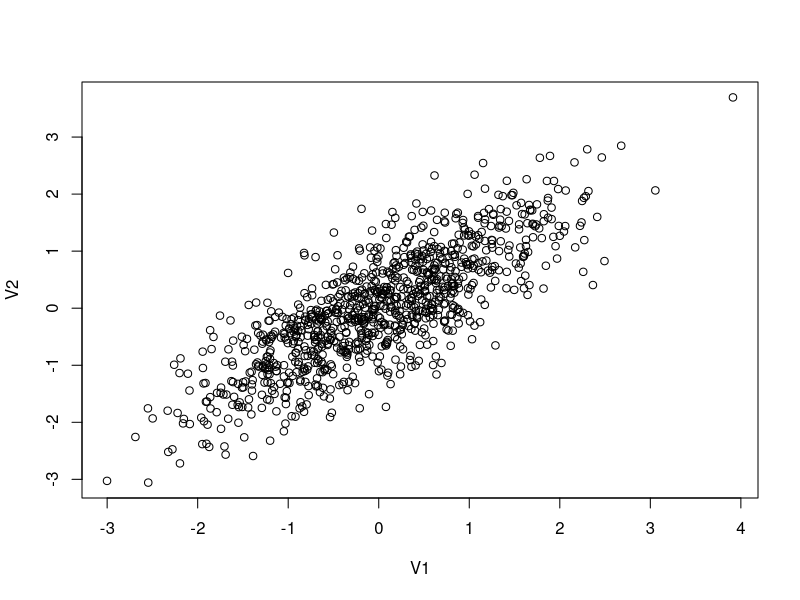

Write R code to recreate this figure.
## ---- chunk 1
knitr::opts_chunk$set(echo = TRUE)
## ---- chunk 2
#This is a comment, alone in a chunk. 

## ---- chunk 3
library(MASS)
library(ggplot2)

out <- as.data.frame(mvrnorm(1000, mu = c(0,0), 
                     Sigma = matrix(c(1,0.8,0.8,1), ncol = 2), 
                     empirical = TRUE))
cor(out)
plot(out)

## ---- chunk 4
out$error<-rnorm(1000, mean=0, sd=1)

#The data generating process
B1<-3
B2<-6

out$Y<-out$V1*B1+out$V2*B2+out$error
## ---- chunk 5
summary(lm(Y~V1+V2, data=out))
## ---- chunk 6
summary(lm(Y~V1, data=out))
## ---- chunk 7
# plotted <- ggplot(out, aes(V1, y = value, color = variable)) + 
   # geom_point(aes(y = Y, col = "Y")) + 
   # geom_point(aes(y = adjY, col = "adjY"))+
   # geom_smooth(method='lm', aes(y = Y, col = "Y"))+
   # geom_smooth(method='lm', aes(y = adjY, col = "Y"))

# plotted
